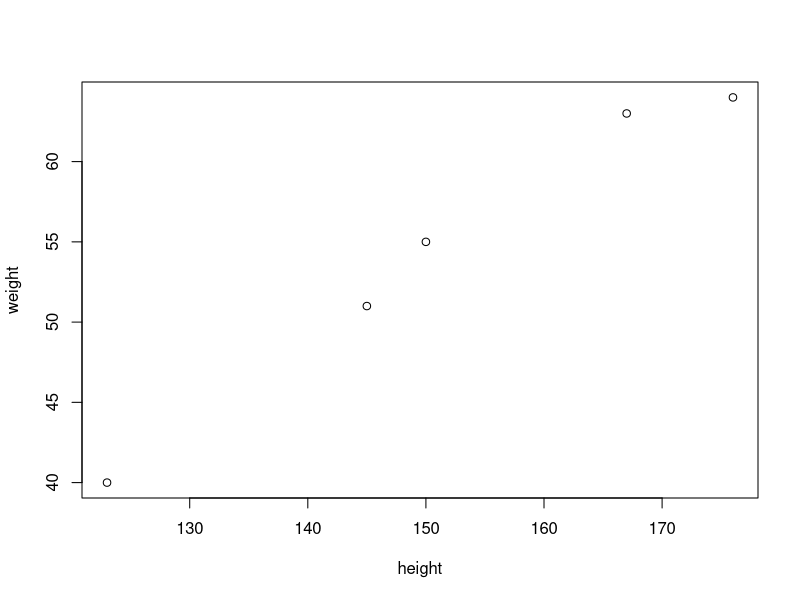
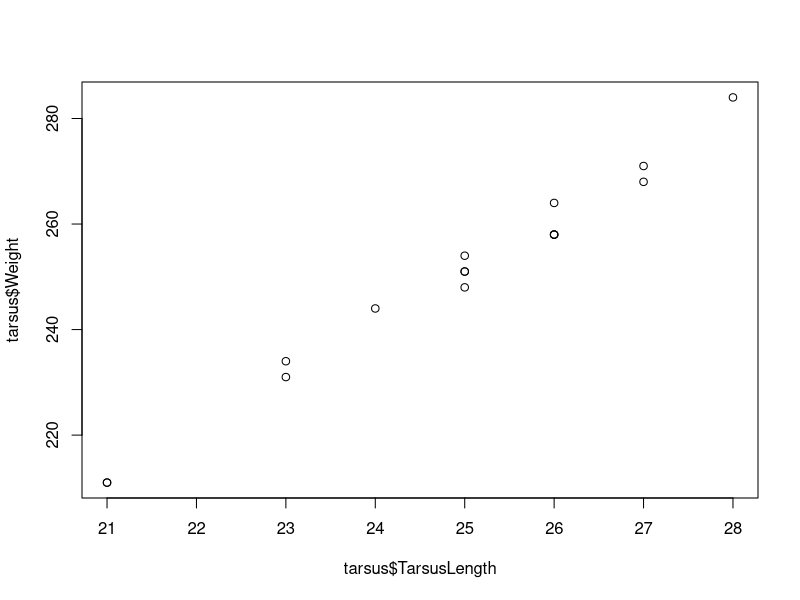
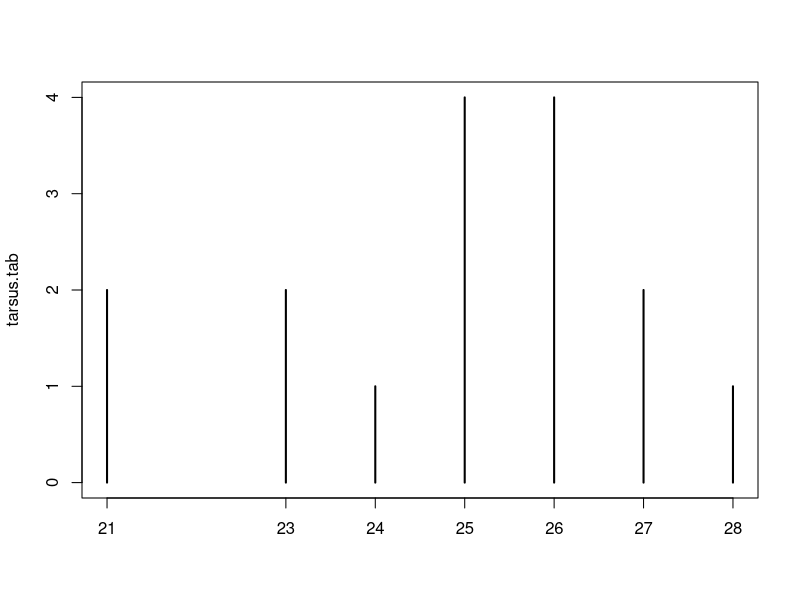
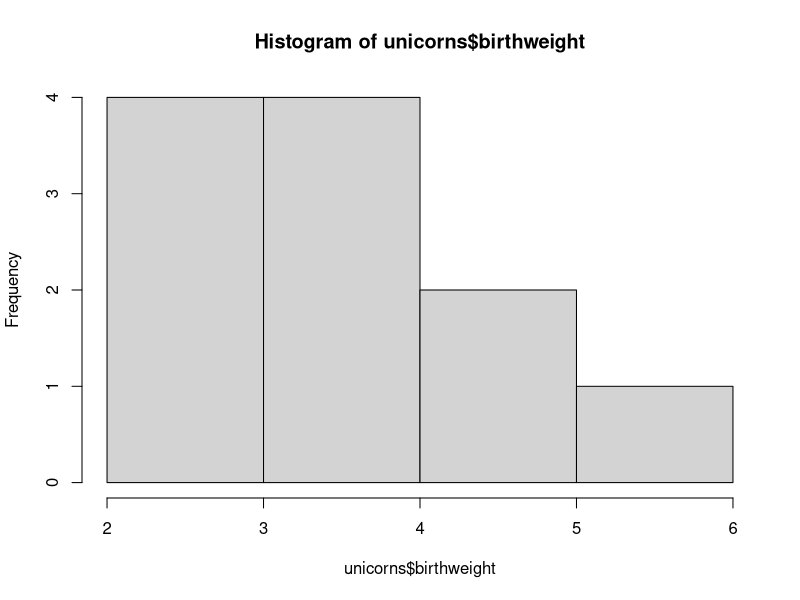
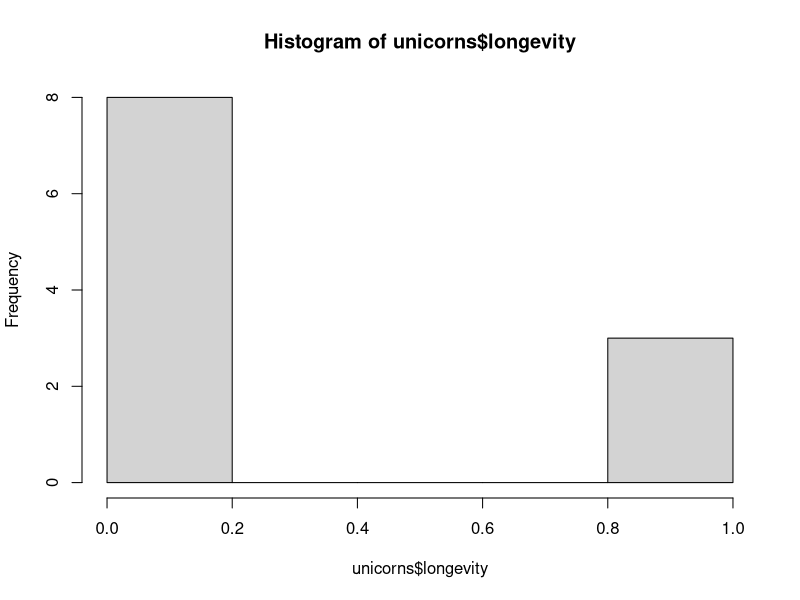
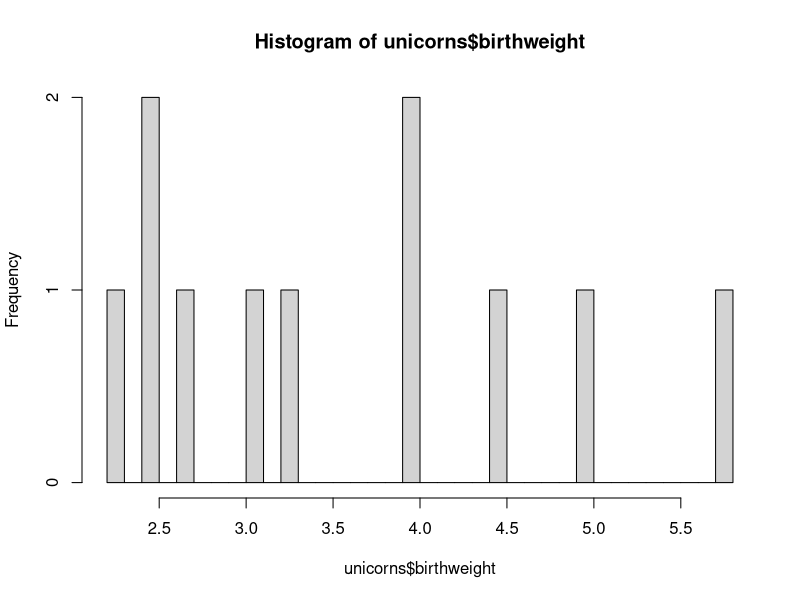
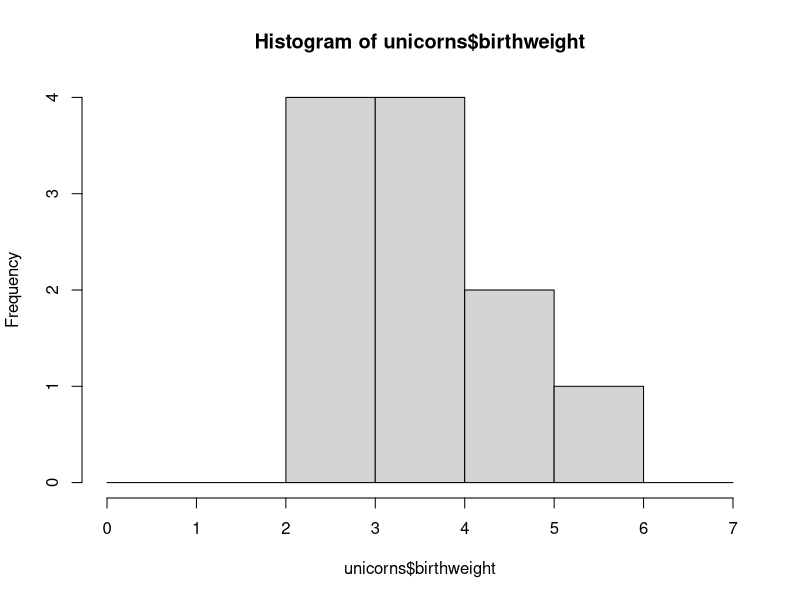
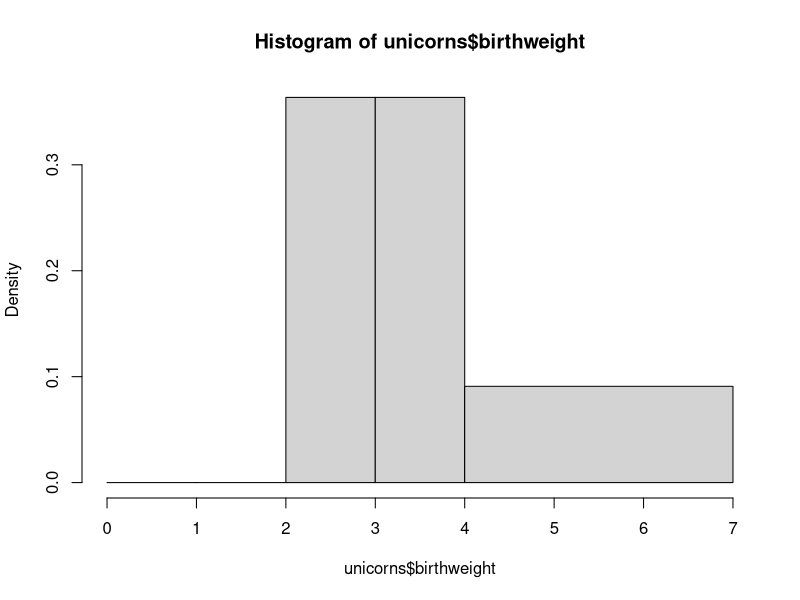

Here is the R script that generated these plots, in order:
# Vectors

height <- c(145, 167, 176, 123, 150)
weight <- c(51, 63, 64, 40, 55)

plot(height,weight)

# Data frames

tarsus <- read.table("tarsus.txt", header = T)
tarsus

plot(tarsus$TarsusLength,tarsus$Weight)

# Tables

tarsus.tab <- table(tarsus$TarsusLength)
tarsus.tab

plot(tarsus.tab)

# Basic Histogram

unicorns <- read.table("unicorns.txt" ,header = T)
head(unicorns)

str(unicorns)

hist(unicorns$birthweight)            # normal distribution

hist(unicorns$longevity)              # poisson distribution

hist(unicorns$birthweight, breaks = 40)

hist(unicorns$birthweight, breaks = c(0,1,2,3,4,5,6,7))

hist(unicorns$birthweight, breaks = c(0,1,2,3,4,7))

hist(unicorns$birthweight, breaks = 40, xlab = "Birth Weight")

hist(unicorns$birthweight,
     breaks = 40,
     xlab = "Birth Weight",
     main = "Histogram of Unicorn Birth Weight")

hist(unicorns$birthweight,
     breaks = 40,
     xlab = "Birth Weight", 
     main = "Histogram of Unicorn Birth Weight",
     ylim = c(0,80))
